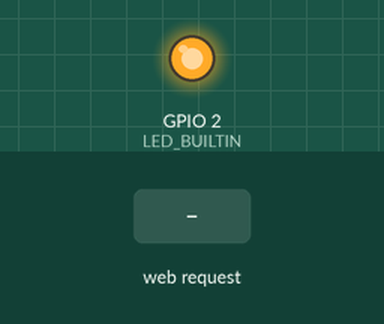
A sketch run on a simulated ESP8266 (Wemos D1 mini). On the bench: output pins drawn as LEDs (lit = HIGH, except the on-board LED, lit = LOW). The inputs (shaded band) are chosen by the test bench. WiFi joins after 1.5 s; servers stay silent unless stated; what the sketch prints to the serial monitor is not drawn.

Above: at 2.7 s.
2.8 s: HTTP request GET /test received
At 3.4 s:
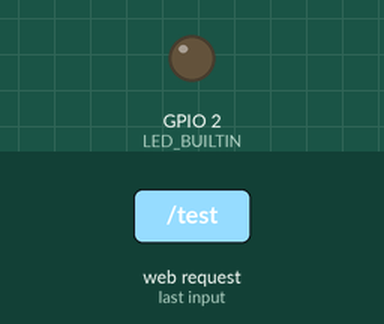
Timing chart, 0 to 5.8 s (numbered marks = the images above; inputs shaded):
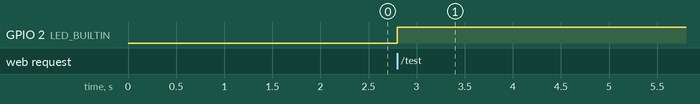

Measured:
- after the input at 2.8 s, GPIO 2 (LED_BUILTIN): LOW → HIGH at once

The sketch:

HelloServerWeMosD1.ino
```cpp
#include <ESP8266WiFi.h>
#include <WiFiClient.h>
#include <ESP8266WebServer.h>
#include <ESP8266mDNS.h>

const char* ssid = "HOME-4060";
const char* password = "5252wifi";

ESP8266WebServer server(80);

int counter = 0;
boolean ledState = 0;

const int led = 1;

void handleRoot() {
  digitalWrite(led, 1);
  server.send(200, "text/plain", "hello from esp8266! word");
  digitalWrite(led, 0);
}

void handleNotFound() {
  digitalWrite(led, 1);
  String message = "File Not Found\n\n";
  message += "URI: ";
  message += server.uri();
  message += "\nMethod: ";
  message += (server.method() == HTTP_GET) ? "GET" : "POST";
  message += "\nArguments: ";
  message += server.args();
  message += "\n";
  for (uint8_t i = 0; i < server.args(); i++) {
    message += " " + server.argName(i) + ": " + server.arg(i) + "\n";
  }
  server.send(404, "text/plain", message);
  digitalWrite(led, 0);
}

void setup(void) {
  pinMode(LED_BUILTIN, OUTPUT);
  digitalWrite(led, 0);
  Serial.begin(115200);
  WiFi.begin(ssid, password);
  Serial.println("");

  // Wait for connection
  while (WiFi.status() != WL_CONNECTED) {
    delay(500);
    Serial.print(".");
  }
  Serial.println("");
  Serial.print("Connected to ");
  Serial.println(ssid);
  Serial.print("IP address: ");
  Serial.println(WiFi.localIP());

  if (MDNS.begin("esp8266")) {
    Serial.println("MDNS responder started");
  }

  server.on("/", handleRoot);

  server.on("/inline", []() {
    server.send(200, "text/plain", "this works as well");
  });

  server.on("/test", []() {
    ledState = !ledState;

    String stringCount;
    if (ledState) {
      stringCount = "true";
    } else {
      stringCount = "false";
    }
    digitalWrite(LED_BUILTIN, ledState);

    server.send(200, "text/plain", stringCount);
  });

  server.onNotFound(handleNotFound);

  server.begin();
  Serial.println("HTTP server started");
}

void loop(void) {
  server.handleClient();
}
```
